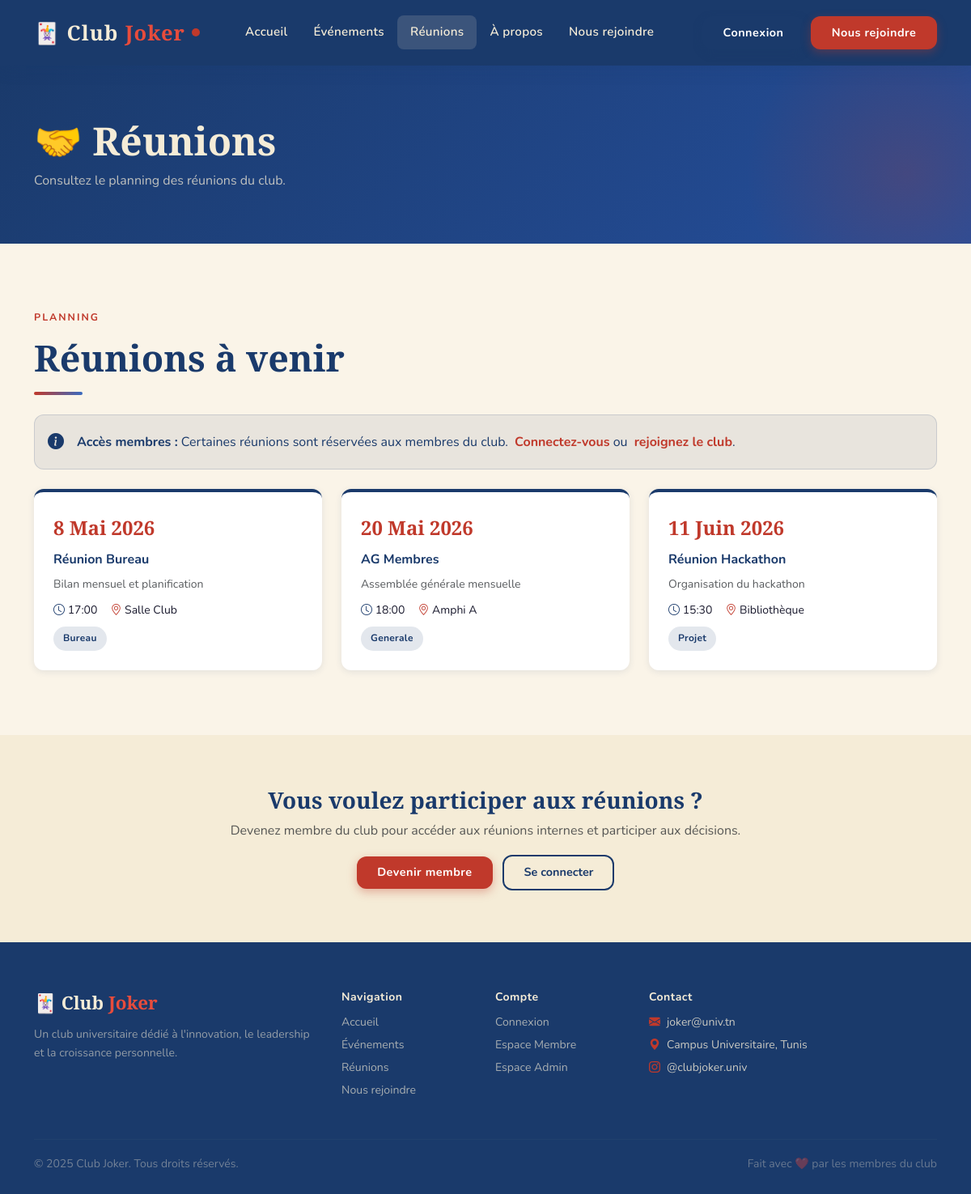
The page /index.php?page=reunions on the database its author committed.
### tables this page shows
CREATE TABLE `reunions` (
  `id` int NOT NULL,
  `titre` varchar(200) NOT NULL,
  `date_reunion` date NOT NULL,
  `heure` time DEFAULT NULL,
  `lieu` varchar(150) DEFAULT NULL,
  `ordre_du_jour` text,
  `lien_meet` varchar(300) DEFAULT NULL,
  `type` enum('bureau','projet','generale','formation') DEFAULT 'bureau',
  `id_createur` int DEFAULT NULL
);

### controllers/reunionController.php (called while the page is built)
<?php
require_once __DIR__ . '/../models/ReunionModel.php';
class ReunionController
{
    private ReunionModel $reunionModel;
    public function __construct()
    {
        $this->reunionModel = new ReunionModel();
    }
    public function afficherListe(): void
    {
        $reunions = $this->reunionModel->getAVenir();
        require_once __DIR__ . '/../views/public/reunions.php';
    }
}

### config/database.php (called while the page is built, shortened)
<?php
class Database
{
    private static string $host     = 'localhost';
    private static string $dbname   = 'joker_club';
    private static string $user     = 'root';
    private static string $password = '';
    private static string $charset  = 'utf8mb4';
    private static ?PDO $instance = null;
    public static function getInstance(): PDO
    {
        if (self::$instance === null) {
            $host     = self::env('DB_HOST', self::$host);
            $port     = self::env('DB_PORT', '');
            $dbname   = self::env('DB_NAME', self::$dbname);
            $user     = self::env('DB_USER', self::env('DB_USERNAME', self::$user));
            $password = self::env('DB_PASSWORD', self::$password);
            $dsn = "mysql:host={$host}"
                 . ($port !== '' ? ";port={$port}" : '')
                 . ";dbname={$dbname}"
                 . ";charset=" . self::$charset;
            $options = [
                PDO::ATTR_ERRMODE            => PDO::ERRMODE_EXCEPTION,
                PDO::ATTR_DEFAULT_FETCH_MODE => PDO::FETCH_ASSOC,
                PDO::ATTR_EMULATE_PREPARES   => false,
            ];
            try {
                self::$instance = new PDO($dsn, $user, $password, $options);
            } catch (PDOException $e) {
                error_log('Database connection failed: ' . $e->getMessage());
                http_response_code(500);
                die('Connexion a la base de donnees echouee. Verifiez les variables DB_HOST, DB_NAME, DB_USER/DB_USERNAME et DB_PASSWORD.');
            }
        }
        return self::$instance;
    }
    private static function env(string $key, string $default = ''): string
    {
        $value = getenv($key);
        if ($value === false || $value === '') {
            return $default;
        }
        return $value;
    }
}

### models/reunionModel.php (called while the page is built, shortened)
<?php
require_once __DIR__ . '/../config/database.php';
class ReunionModel
{
    private PDO $pdo;
    public function __construct()
    {
        $this->pdo = Database::getInstance();
    }
    public function getAVenir(): array
    {
        $stmt = $this->pdo->prepare(
            "SELECT r.*, u.nom AS createur_nom
             FROM reunions r
             LEFT JOIN utilisateurs u ON r.id_createur = u.id
             WHERE r.date_reunion >= CURDATE()
             ORDER BY r.date_reunion ASC"
        );
        $stmt->execute();
        return $stmt->fetchAll();
    }
}

### views/public/reunions.php (the view, shortened to what this page needs)
<?php
require_once __DIR__ . '/../layout/header.php';
if (!function_exists('formatDateFr')) {
    function formatDateFr(string $date): string {
        $mois = ['','Jan','Fév','Mar','Avr','Mai','Juin','Juil','Aoû','Sep','Oct','Nov','Déc'];
        [$y, $m, $d] = explode('-', $date);
        return intval($d) . ' ' . $mois[intval($m)] . ' ' . $y;
    }
}
?>
<div class="page-header">
  <div class="container" style="position:relative;z-index:2;">
    <h1 class="animate-fadeInUp">🤝 Réunions</h1>
    <p class="animate-fadeInUp delay-1">Consultez le planning des réunions du club.</p>
  </div>
</div>
<section class="section-pad">
  <div class="container">
    <div class="section-heading mb-4">
      <span class="overline">Planning</span>
      <h2>Réunions à venir</h2>
      <div class="section-divider"></div>
    </div>
    <div class="alert d-flex align-items-center gap-3 mb-4"
         style="background:rgba(26,58,107,0.08);border:1px solid rgba(26,58,107,0.15);
                border-radius:var(--radius);color:var(--blue)">
      <i class="bi bi-info-circle-fill fs-5" style="color:var(--blue)"></i>
      <div>
        <strong>Accès membres :</strong> Certaines réunions sont réservées aux membres du club.
        <a href="index.php?page=login" class="fw-bold ms-1" style="color:var(--red)">Connectez-vous</a> ou
        <a href="index.php?page=accueil#rejoindre" class="fw-bold ms-1" style="color:var(--red)">rejoignez le club</a>.
      </div>
    </div>
    <div class="meeting-grid">
      <?php if (empty($reunions)): ?>
        <div class="empty-state" style="grid-column:1/-1">
          <i class="bi bi-calendar2-x"></i>
          <p>Aucune réunion planifiée pour le moment.</p>
          <p class="small text-muted">Revenez bientôt ou connectez-vous pour voir toutes les réunions.</p>
        </div>
      <?php else: ?>
        <?php foreach ($reunions as $r): ?>
        <div class="meeting-card animate-fadeInUp">
          <div class="meeting-date"><?= formatDateFr($r['date_reunion']) ?></div>
          <div class="meeting-title"><?= htmlspecialchars($r['titre']) ?></div>
          <?php if (!empty($r['ordre_du_jour'])): ?>
          <p class="small text-muted mb-2 mt-1">
            <?= nl2br(htmlspecialchars($r['ordre_du_jour'])) ?>
          </p>
          <?php endif; ?>
          <div class="d-flex gap-3 flex-wrap mt-2 mb-2">
            <?php if (!empty($r['heure'])): ?>
            <span class="small">
              <i class="bi bi-clock" style="color:var(--blue)"></i>
              <?= substr($r['heure'], 0, 5) ?>
            </span>
            <?php endif; ?>
            <?php if (!empty($r['lieu'])): ?>
            <span class="small">
              <i class="bi bi-geo-alt" style="color:var(--red)"></i>
              <?= htmlspecialchars($r['lieu']) ?>
            </span>
            <?php endif; ?>
          </div>
          <span class="badge-status active d-inline-block">
            <?= htmlspecialchars(ucfirst($r['type'])) ?>
          </span>
        </div>
        <?php endforeach; ?>
      <?php endif; ?>
    </div>
  </div>
</section>
<section style="background:var(--beige);padding:4rem 0">
  <div class="container text-center">
    <h3 class="text-blue mb-2">Vous voulez participer aux réunions ?</h3>
    <p class="text-muted mb-3">
      Devenez membre du club pour accéder aux réunions internes et participer aux décisions.
    </p>
    <a href="index.php?page=accueil#rejoindre" class="btn btn-joker-red me-2">Devenir membre</a>
    <a href="index.php?page=login" class="btn btn-joker-outline">Se connecter</a>
  </div>
</section>
<?php require_once __DIR__ . '/../layout/footer.php'; ?>

### public/style.css (style rules this page uses)
:root { --beige: #F5ECD7; --beige-dark: #E8D9BC; --beige-light: #FAF4E8; --blue: #1A3A6B; --blue-mid: #254E9B; --blue-light: #3A6BC0; --red: #C0392B; --red-dark: #96281B; --red-light: #E74C3C; --text-dark: #1A1A2E; --text-muted: #5A5A7A; --white: #FFFFFF; --shadow-sm: 0 2px 8px rgba(26,58,107,0.10); --shadow-md: 0 4px 20px rgba(26,58,107,0.15); --shadow-lg: 0 8px 40px rgba(26,58,107,0.20); --radius: 12px; --radius-lg: 20px; --transition: 0.3s cubic-bezier(0.4,0,0.2,1); }
*, *::before, *::after { box-sizing: border-box; margin: 0; padding: 0; }
html { scroll-behavior: smooth; }
body { font-family: 'Nunito', sans-serif; background: var(--beige-light); color: var(--text-dark); line-height: 1.7; overflow-x: hidden; }
h1, h2, h3, h4, h5 { font-family: 'Playfair Display', serif; font-weight: 700; }
a { text-decoration: none; transition: color var(--transition); }
.btn-joker-red { background: var(--red); color: var(--white); border: none; border-radius: var(--radius); padding: 0.6rem 1.6rem; font-weight: 700; font-size: 0.9rem; letter-spacing: 0.5px; transition: all var(--transition); box-shadow: 0 4px 12px rgba(192,57,43,0.35); }
.btn-joker-outline { background: transparent; color: var(--blue); border: 2px solid var(--blue); border-radius: var(--radius); padding: 0.55rem 1.5rem; font-weight: 700; font-size: 0.9rem; transition: all var(--transition); }
.section-heading { margin-bottom: 3rem; }
.section-heading .overline { font-size: 0.78rem; font-weight: 700; letter-spacing: 2px; text-transform: uppercase; color: var(--red); margin-bottom: 0.75rem; display: block; }
.section-heading h2 { font-size: clamp(1.8rem, 4vw, 2.8rem); color: var(--blue); line-height: 1.2; }
.section-divider { width: 60px; height: 4px; background: linear-gradient(90deg, var(--red), var(--blue-light)); border-radius: 2px; margin: 1rem 0; }
.badge-status { padding: 0.3rem 0.75rem; border-radius: 50px; font-size: 0.75rem; font-weight: 700; letter-spacing: 0.3px; }
.badge-status.active { background: rgba(26,58,107,0.12); color: var(--blue); }
.meeting-grid { display: grid; grid-template-columns: repeat(auto-fill, minmax(280px, 1fr)); gap: 1.5rem; }
.meeting-card { background: var(--white); border-radius: var(--radius); padding: 1.5rem; box-shadow: var(--shadow-sm); border-top: 4px solid var(--blue); transition: all var(--transition); }
.meeting-card .meeting-date { font-family: 'Playfair Display', serif; font-size: 1.5rem; color: var(--red); font-weight: 900; }
.meeting-card .meeting-title { font-weight: 700; color: var(--blue); font-size: 1rem; margin: 0.3rem 0; }
.page-header { background: linear-gradient(135deg, var(--blue) 0%, var(--blue-mid) 100%); padding: 4rem 0 3rem; position: relative; overflow: hidden; }
.page-header::before { content: ''; position: absolute; top: -30%; right: -10%; width: 400px; height: 400px; background: radial-gradient(circle, rgba(192,57,43,0.2) 0%, transparent 70%); border-radius: 50%; }
.page-header h1 { color: var(--beige); font-size: clamp(1.8rem, 4vw, 3rem); }
.page-header p { color: rgba(245,236,215,0.75); }
.animate-fadeInUp { animation: fadeInUp 0.6s ease both; }
.delay-1 { animation-delay: 0.1s; }
.text-blue { color: var(--blue) !important; }
.section-pad { padding: 5rem 0; }

### rows shown on the page
reunions: date_reunion "8 Mai 2026", titre "Réunion Bureau", ordre_du_jour "Bilan mensuel et planification", heure "17:00", lieu "Salle Club", type "Bureau"
reunions: date_reunion "20 Mai 2026", titre "AG Membres", ordre_du_jour "Assemblée générale mensuelle", heure "18:00", lieu "Amphi A", type "Generale"
reunions: date_reunion "11 Juin 2026", titre "Réunion Hackathon", ordre_du_jour "Organisation du hackathon", heure "15:30", lieu "Bibliothèque", type "Projet"
